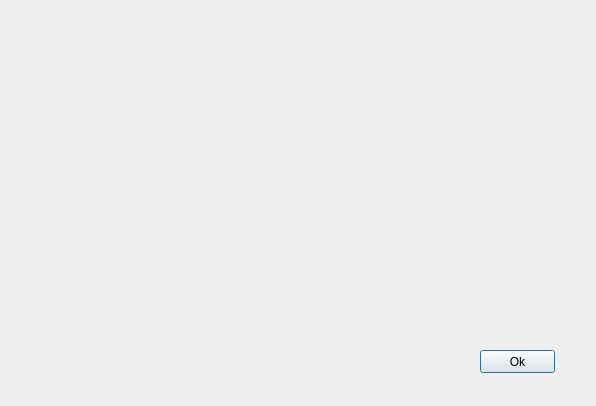
<?xml version="1.0" encoding="UTF-8"?>
<ui version="4.0">
 <class>ViewParticipant</class>
 <widget class="QDialog" name="ViewParticipant">
  <property name="geometry">
   <rect>
    <x>0</x>
    <y>0</y>
    <width>596</width>
    <height>406</height>
   </rect>
  </property>
  <property name="windowTitle">
   <string>Dialog</string>
  </property>
  <widget class="QPushButton" name="pushButton">
   <property name="geometry">
    <rect>
     <x>480</x>
     <y>350</y>
     <width>75</width>
     <height>23</height>
    </rect>
   </property>
   <property name="text">
    <string>Ok</string>
   </property>
  </widget>
 </widget>
 <resources/>
 <connections/>
</ui>
